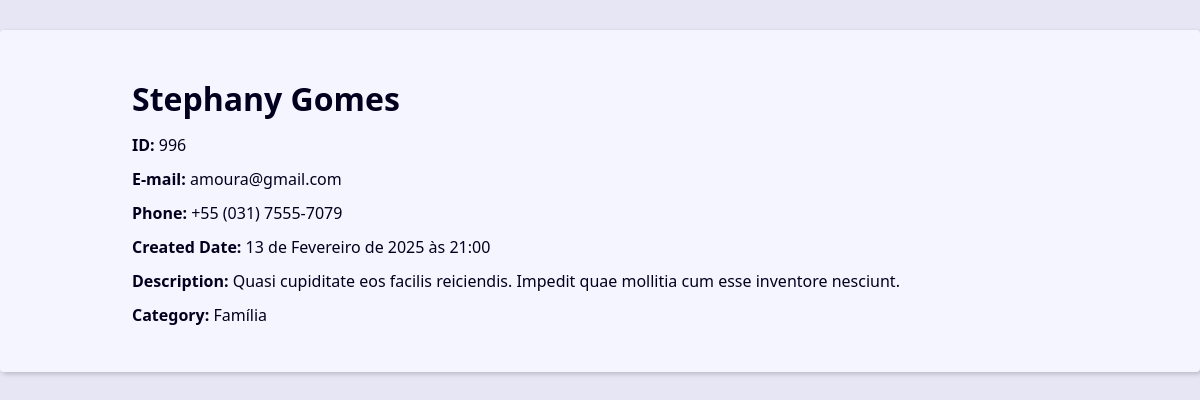
Page /996/ on the committed database.
### contact/models.py (models this page shows, shortened)
class Contact(models.Model):
  first_name = models.CharField(max_length=50)
  last_name = models.CharField(max_length=50, blank=True)
  phone = models.CharField(max_length=50)
  email = models.EmailField(max_length=100, blank=True)
  create_date = models.DateTimeField(default=timezone.now)
  description = models.TextField(max_length=254, blank=True)
  show = models.BooleanField(default=True)
  picture = models.ImageField(blank=True, upload_to='pictures/%Y/%m')
  category = models.ForeignKey(Category, on_delete=models.SET_NULL, blank=True, null=True)
  owner = models.ForeignKey(User, on_delete=models.SET_NULL, blank=True, null=True)

class Category(models.Model):
  class Meta:
    verbose_name = 'Category'
    verbose_name_plural = 'Categories'
  name = models.CharField(max_length=50)

### contact/views/contact_views.py (the view)
# urls.py: path('<int:contact_id>/', views.contact, name='contact'),
def contact(request, contact_id):
  single_contact = Contact.objects.filter(id=contact_id, show=True).first()
  if single_contact is None:
    raise Http404()
  context = {
    'contact': single_contact
  }
  return render(
    request,
    'contact/pages/contact.html',
    context,
  )

### contact/templates/contact/pages/contact.html
{% extends "global/base.html" %}
{% block content %}
  <div class="single-contact">
    <h1 class="single-contact-name">
      {{contact.first_name}} {{contact.last_name}}
    </h1>
    <p><b>ID: </b> {{contact.id}}</p>
    <p><b>E-mail: </b> {{contact.email}}</p>
    <p><b>Phone: </b> {{contact.phone}}</p>
    <p><b>Created Date: </b> {{contact.create_date}}</p>
    <p><b>Description: </b> {{contact.description}}</p>
    <p><b>Category: </b> {{contact.category.name}}</p>
  </div>
{% endblock content %}

### base_static/global/css/style.css (style rules this page uses)
:root { --spacing: 1.5rem; --link-dark-color: rgb(0, 83, 134); --link-light-color: rgb(156, 217, 255); --clr-white: rgb(245, 245, 255); --clr-black: rgb(0, 0, 30); --clr-light-gray: rgb(230, 230, 245); --clr-dark-shadow-5: rgba(0, 0, 10, 5%); --clr-dark-shadow-10: rgba(0, 0, 10, 10%); --clr-dark-shadow-20: rgba(0, 0, 10, 20%); --clr-light-shadow-5: rgba(200, 200, 255, 5%); --clr-light-shadow-10: rgba(200, 200, 255, 10%); --clr-light-shadow-20: rgba(200, 200, 255, 20%); --main-page-width: 120rem; --table-min-width: 60rem; --biggest-font-size: 5rem; --bigger-font-size: 4rem; --big-font-size: 3.2rem; --medium-font-size: 2.4rem; --small-font-size: 1.6rem; --smaller-font-size: 1.4rem; --smallest-font-size: 1.2rem; --transition-fast: 300ms; --transition-medium: 600ms; --transition-slow: 1s; --default-border-radius: 4px; }
*, *::before, *::after { margin: 0; padding: 0; box-sizing: border-box; }
html { font-size: 62.5%; }
body { font-family: system-ui, -apple-system, BlinkMacSystemFont, 'Segoe UI', Roboto, Oxygen, Ubuntu, Cantarell, 'Open Sans', 'Helvetica Neue', sans-serif; line-height: 1.5; font-size: var(--small-font-size); color: var(--clr-black); -webkit-font-smoothing: antialiased; background: var(--clr-light-gray); }
@media (min-width: 600px) { .single-contact { max-width: 80%; margin: calc(var(--spacing) * 2) auto; } }
.single-contact h1 { margin: 1rem 0; }
.single-contact p { margin: 1rem 0; }

### rows in the picture
Contact: first_name "Stephany", last_name "Gomes", id "996", email "amoura@gmail.com", phone "+55 (031) 7555-7079", create_date "13 de Fevereiro de 2025 às 21:00", description "Quasi cupiditate eos facilis reiciendis. Impedit quae mollitia cum esse inventore nesciunt.", category.name "Família"
